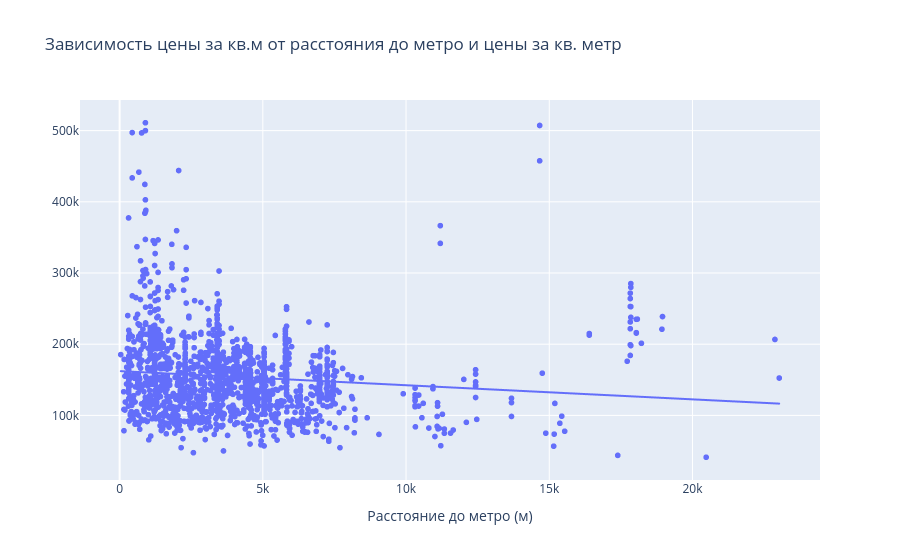

Notebook code cell kept with this figure:
### Markdown cell above
#### Удаленность от метро

### Code cell
fig = px.scatter(df, x='metro_distance', y='price_per_meter',
                 trendline="ols",
                 title="Зависимость цены за кв.м от расстояния до метро и цены за кв. метр",
                 labels={"metro_distance": "Расстояние до метро (м)", "price_per_meter": ""})
fig.show()

### Figure 1 — Plotly figure (JSON) as saved in the notebook; plotly's stock layout.template omitted (floating-point values rounded to 4 significant figures; data arrays with more than 128 entries replaced by an {"elided": "..."} marker saying what was removed)
{"data": [{"hovertemplate": "Расстояние до метро (м)=%{x}<br>=%{y}<extra></extra>", "legendgroup": "", "marker": {"color": "#636efa", "symbol": "circle"}, "mode": "markers", "name": "", "showlegend": false, "type": "scattergl", "x": {"elided": "1784 float values"}, "xaxis": "x", "y": {"elided": "1784 float values"}, "yaxis": "y"}, {"hovertemplate": "<b>OLS trendline</b><br>price_per_meter = -1.98422 * metro_distance + 162203<br>R<sup>2</sup>=0.012843<br><br>Расстояние до метро (м)=%{x}<br>=%{y} <b>(trend)</b><extra></extra>", "legendgroup": "", "marker": {"color": "#636efa", "symbol": "circle"}, "mode": "lines", "name": "", "showlegend": false, "type": "scattergl", "x": {"elided": "1784 float values"}, "xaxis": "x", "y": {"elided": "1784 float values"}, "yaxis": "y"}], "layout": {"legend": {"tracegroupgap": 0}, "title": {"text": "Зависимость цены за кв.м от расстояния до метро и цены за кв. метр"}, "xaxis": {"anchor": "y", "domain": [0, 1], "title": {"text": "Расстояние до метро (м)"}}, "yaxis": {"anchor": "x", "domain": [0, 1], "title": {"text": ""}}}}
